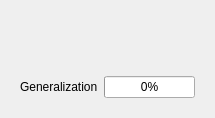
          <widget class="QWidget" name="generalization_panel" native="true">
           <layout class="QGridLayout" name="gridLayout_17">
            <item row="0" column="0">
             <widget class="JKQTPlotter" name="generalization_graph" native="true">
              <property name="sizePolicy">
               <sizepolicy hsizetype="MinimumExpanding" vsizetype="MinimumExpanding">
                <horstretch>0</horstretch>
                <verstretch>0</verstretch>
               </sizepolicy>
              </property>
              <property name="minimumSize">
               <size>
                <width>50</width>
                <height>50</height>
               </size>
              </property>
             </widget>
            </item>
            <item row="1" column="0">
             <widget class="QWidget" name="generalization_progress_widget" native="true">
              <layout class="QGridLayout" name="gridLayout_13">
               <item row="2" column="1">
                <widget class="QProgressBar" name="generalization_progress">
                 <property name="sizePolicy">
                  <sizepolicy hsizetype="Preferred" vsizetype="Fixed">
                   <horstretch>0</horstretch>
                   <verstretch>0</verstretch>
                  </sizepolicy>
                 </property>
                 <property name="value">
                  <number>0</number>
                 </property>
                </widget>
               </item>
               <item row="2" column="0">
                <widget class="QLabel" name="generalization_label">
                 <property name="text">
                  <string>Generalization</string>
                 </property>
                </widget>
               </item>
              </layout>
             </widget>
            </item>
           </layout>
          </widget>
